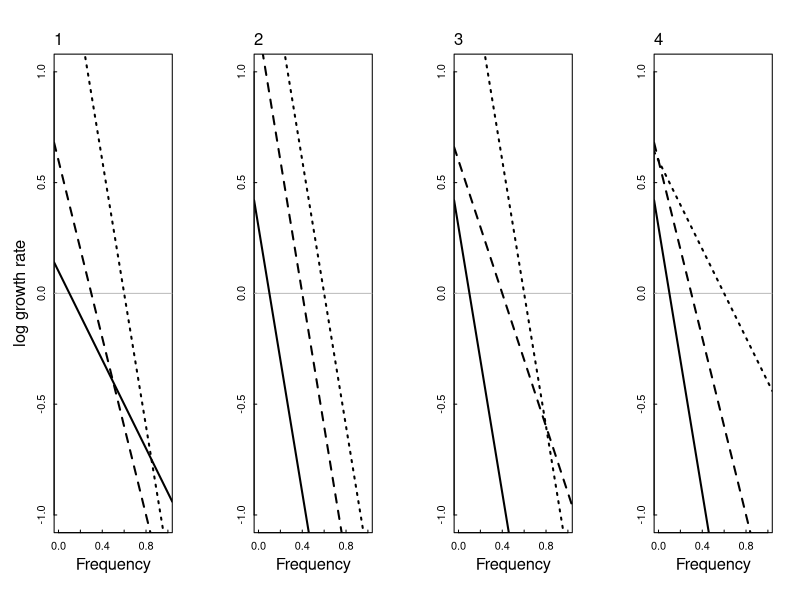

Recreate this plot in R.
#plot scenarios
layout(matrix(c(1,2,3,4),1,4))

plot(NA,NA,xlim=c(0,1), ylim=c(-1,1),xlab="Frequency",ylab="log growth rate",cex.lab=1.5,tcl=0.2, mgp=c(2,0.5,0))
mtext(side=3,expression(paste("1")),adj=0,line=0.5)
abline(h=0,col="grey")
abline(a=0.1,b=-1,lwd=2,lty=1)
abline(a=0.6,b=-2,lwd=2,lty=2)
abline(a=1.8,b=-3,lwd=2,lty=3)

plot(NA,NA,xlim=c(0,1), ylim=c(-1,1),xlab="Frequency",ylab="",cex.lab=1.5,tcl=0.2, mgp=c(2,0.5,0))
mtext(side=3,expression(paste("2")),adj=0,line=0.5)
abline(h=0,col="grey")
abline(a=0.3,b=-3,lwd=2,lty=1)
abline(a=1.2,b=-3,lwd=2,lty=2)
abline(a=1.8,b=-3,lwd=2,lty=3)

plot(NA,NA,xlim=c(0,1), ylim=c(-1,1),xlab="Frequency",ylab="",cex.lab=1.5,tcl=0.2, mgp=c(2,0.5,0))
mtext(side=3,expression(paste("3")),adj=0,line=0.5)
abline(h=0,col="grey")
abline(a=0.3,b=-3,lwd=2,lty=1)
abline(a=0.6,b=-1.5,lwd=2,lty=2)
abline(a=1.8,b=-3,lwd=2,lty=3)

plot(NA,NA,xlim=c(0,1), ylim=c(-1,1),xlab="Frequency",ylab="",cex.lab=1.5,tcl=0.2, mgp=c(2,0.5,0))
mtext(side=3,expression(paste("4")),adj=0,line=0.5)
abline(h=0,col="grey")
abline(a=0.3,b=-3,lwd=2,lty=1)
abline(a=0.6,b=-2,lwd=2,lty=2)
abline(a=0.6,b=-1,lwd=2,lty=3)





